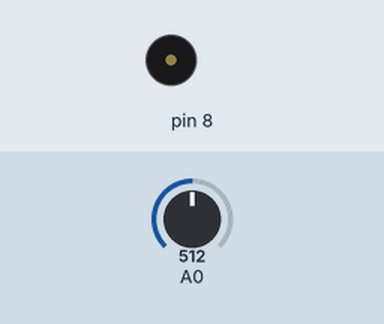
This sketch was run on a simulated Arduino Uno, built with avr-gcc and run on an emulated ATmega328P. Parts: buzzer (waves = sounding). The inputs (shaded band) are chosen by the test bench; at power-on: A0 = 512.

Above: at 0.2 s.
Timing chart, 0 to 3.0 s (numbered marks = the images above):
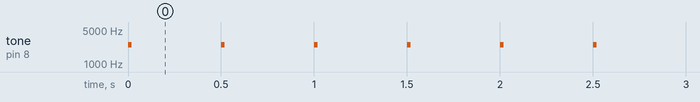

The sketch:

LIght_tone.ino
```cpp
void setup() {

}

void loop() {
  tone(8,map(analogRead(A0),0,1023,31,4978),20);
  delay(500);
}
```

Measured:
- by itself, tone on pin 8: alternates 2506 Hz for 0.02 s and silent for 0.48 s
